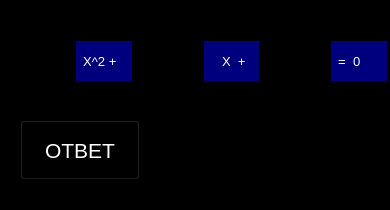
<?xml version="1.0" encoding="UTF-8"?>
<ui version="4.0">
 <class>MainWindow</class>
 <widget class="QMainWindow" name="MainWindow">
  <property name="geometry">
   <rect>
    <x>0</x>
    <y>0</y>
    <width>390</width>
    <height>210</height>
   </rect>
  </property>
  <property name="minimumSize">
   <size>
    <width>390</width>
    <height>210</height>
   </size>
  </property>
  <property name="maximumSize">
   <size>
    <width>390</width>
    <height>210</height>
   </size>
  </property>
  <property name="windowTitle">
   <string>Квадратное уравнение!</string>
  </property>
  <property name="styleSheet">
   <string notr="true">background-color: rgb(0, 0, 0);</string>
  </property>
  <widget class="QWidget" name="centralwidget">
   <widget class="QPushButton" name="button">
    <property name="geometry">
     <rect>
      <x>20</x>
      <y>120</y>
      <width>120</width>
      <height>60</height>
     </rect>
    </property>
    <property name="font">
     <font>
      <pointsize>16</pointsize>
     </font>
    </property>
    <property name="styleSheet">
     <string notr="true">color: rgb(255, 255, 255);</string>
    </property>
    <property name="text">
     <string>ОТВЕТ</string>
    </property>
   </widget>
   <widget class="QTextEdit" name="tE_Answer">
    <property name="geometry">
     <rect>
      <x>150</x>
      <y>120</y>
      <width>120</width>
      <height>60</height>
     </rect>
    </property>
    <property name="maximumSize">
     <size>
      <width>120</width>
      <height>60</height>
     </size>
    </property>
    <property name="font">
     <font>
      <pointsize>10</pointsize>
     </font>
    </property>
    <property name="styleSheet">
     <string notr="true">color: rgb(255, 255, 255);</string>
    </property>
    <property name="readOnly">
     <bool>true</bool>
    </property>
   </widget>
   <widget class="QWidget" name="">
    <property name="geometry">
     <rect>
      <x>10</x>
      <y>40</y>
      <width>377</width>
      <height>42</height>
     </rect>
    </property>
    <property name="font">
     <font>
      <pointsize>10</pointsize>
     </font>
    </property>
    <layout class="QHBoxLayout" name="horizontalLayout">
     <item>
      <widget class="QTextEdit" name="tE_A">
       <property name="maximumSize">
        <size>
         <width>60</width>
         <height>40</height>
        </size>
       </property>
       <property name="font">
        <font>
         <pointsize>10</pointsize>
        </font>
       </property>
       <property name="styleSheet">
        <string notr="true">color: rgb(255, 255, 255);</string>
       </property>
      </widget>
     </item>
     <item>
      <widget class="QLabel" name="l_x2">
       <property name="maximumSize">
        <size>
         <width>60</width>
         <height>40</height>
        </size>
       </property>
       <property name="font">
        <font>
         <pointsize>10</pointsize>
        </font>
       </property>
       <property name="styleSheet">
        <string notr="true">background-color: rgb(0, 0, 127);
color: rgb(255, 255, 255);</string>
       </property>
       <property name="text">
        <string>  X^2 +</string>
       </property>
      </widget>
     </item>
     <item>
      <widget class="QTextEdit" name="tE_B">
       <property name="maximumSize">
        <size>
         <width>60</width>
         <height>40</height>
        </size>
       </property>
       <property name="font">
        <font>
         <pointsize>10</pointsize>
        </font>
       </property>
       <property name="styleSheet">
        <string notr="true">color: rgb(255, 255, 255);</string>
       </property>
      </widget>
     </item>
     <item>
      <widget class="QLabel" name="l_x">
       <property name="maximumSize">
        <size>
         <width>60</width>
         <height>40</height>
        </size>
       </property>
       <property name="font">
        <font>
         <pointsize>10</pointsize>
        </font>
       </property>
       <property name="styleSheet">
        <string notr="true">
background-color: rgb(0, 0, 127);
color: rgb(255, 255, 255);
</string>
       </property>
       <property name="text">
        <string>     X  +</string>
       </property>
      </widget>
     </item>
     <item>
      <widget class="QTextEdit" name="tE_C">
       <property name="maximumSize">
        <size>
         <width>60</width>
         <height>40</height>
        </size>
       </property>
       <property name="font">
        <font>
         <pointsize>10</pointsize>
        </font>
       </property>
       <property name="styleSheet">
        <string notr="true">color: rgb(255, 255, 255);</string>
       </property>
      </widget>
     </item>
     <item>
      <widget class="QLabel" name="l_zero">
       <property name="maximumSize">
        <size>
         <width>60</width>
         <height>40</height>
        </size>
       </property>
       <property name="font">
        <font>
         <pointsize>10</pointsize>
        </font>
       </property>
       <property name="styleSheet">
        <string notr="true">background-color: rgb(0, 0, 127);
color: rgb(255, 255, 255);</string>
       </property>
       <property name="text">
        <string>  =  0</string>
       </property>
      </widget>
     </item>
    </layout>
   </widget>
  </widget>
  <widget class="QMenuBar" name="menubar">
   <property name="geometry">
    <rect>
     <x>0</x>
     <y>0</y>
     <width>390</width>
     <height>21</height>
    </rect>
   </property>
  </widget>
 </widget>
 <resources/>
 <connections/>
</ui>
